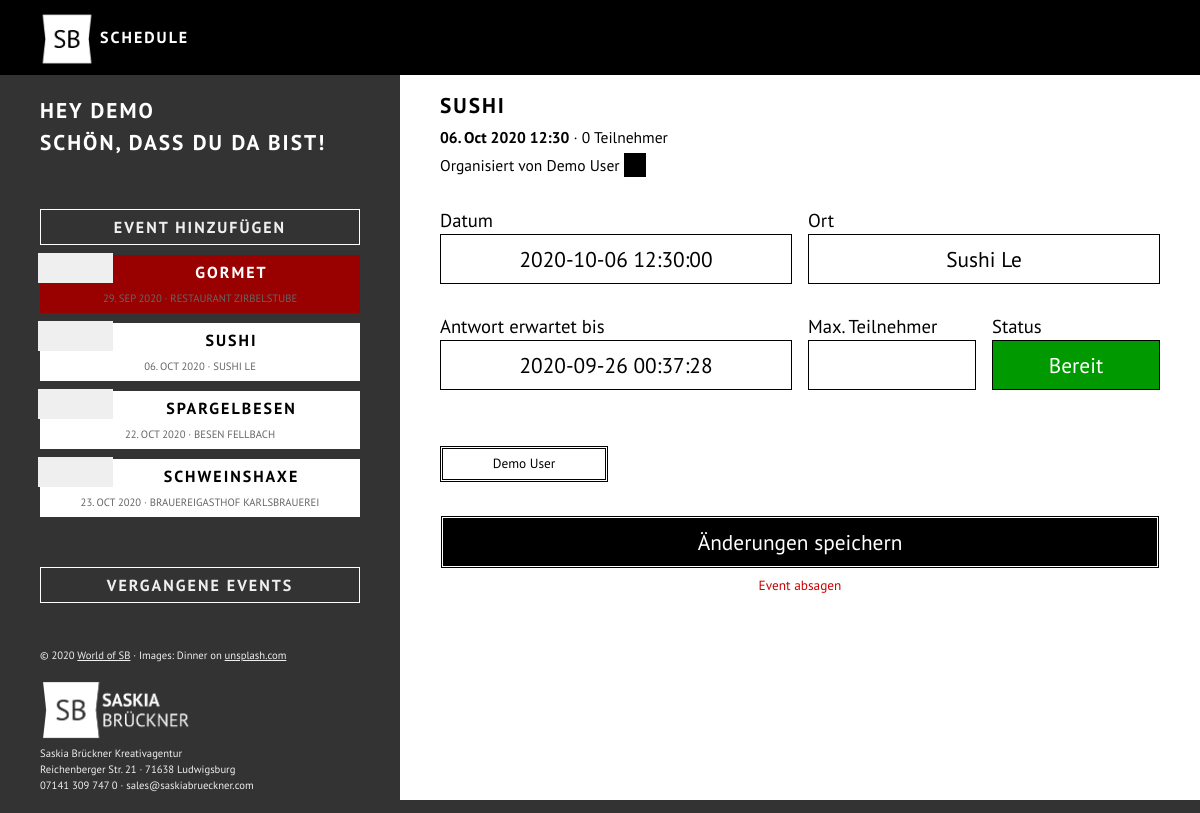
The app's page /index.php?do=showAppt&id=5 (signed in) with its own data.
### tables this page shows
CREATE TABLE `users` (
  `userid` int(9) NOT NULL,
  `firstname` varchar(50) NOT NULL,
  `lastname` varchar(50) NOT NULL,
  `email` varchar(255) NOT NULL,
  `password` varchar(50) NOT NULL,
  `lang` varchar(3) NOT NULL,
  `active` tinyint(1) NOT NULL DEFAULT '1',
  `admin` tinyint(1) NOT NULL DEFAULT '0'
);

CREATE TABLE `appointment` (
  `appointmentid` int(9) NOT NULL,
  `userid` int(9) NOT NULL,
  `title` varchar(255) NOT NULL,
  `address` varchar(255) DEFAULT NULL,
  `apptDate` datetime NOT NULL,
  `created` datetime NOT NULL,
  `updated` datetime DEFAULT NULL,
  `response` datetime DEFAULT NULL,
  `max` int(6) DEFAULT NULL,
  `enabled` tinyint(1) NOT NULL DEFAULT '1'
);

### lang/de.php (called while the page is built)
<?php
$output = [];
$output['address'] = "Ort";
$output['close'] = "Schließen";
$output['email'] = "E-Mail";
$output['hi'] = "Hey";
$output['login'] = "Anmelden";
$output['loginFail'] = "Oops, da stimmt was nicht. Bitte prüfe deine Daten.";
$output['members'] = "Alle Mitglieder";
$output['new'] = "Neu";
$output['nicetoseeyou'] = "Schön, dass du da bist!";
$output['organizer'] = "Organisiert von";
$output['password'] = "Passwort";
$output['save'] = "Speichern";
$output['welcome'] = "Willkommen<br />Bitte melde dich an:";
$output['yourAccount'] = "Dein Konto";
$output['apptAcceptHowMany'] = "Wie viele Personen seid ihr?";
$output['apptAdd'] = "Event hinzufügen";
$output['apptArchived'] = "Vergangene Events";
$output['apptCancel'] = "Event absagen";
$output['apptCancelConfirm'] = "Event absagen... Hmmm... Sicher?";
$output['apptCanceled'] = "Ich habe das Event abgesagt und die Teilnehmer darüber informiert.";
$output['apptCancelMailAfterDetails'] = "Schade, dass es dieses Mal nicht klappt. Doch das nächste Mal kommt bestimmt! Melde dich doch gleich für den nächsten Termin an.\r\n\r\nWir freuen uns!";
$output['apptCancelMailBeforeDetails'] = "Nichts ist schöner als ein tolles Event. Doch manchmal läuft nicht alles wie geplant. Heute müssen wir mit nicht ganz so tollen Nachrichten auf dich zukommen.\r\nDas folgende Event muss leider abgesagt werden:";
$output['apptChangedMail'] = "Alles läuft wie geplant - und doch ein wenig anders. Bitte beachte die Änderungen zum folgenden Event:";
$output['apptChanged'] = "Die Änderungen wurden gespeichert und die Teilnehmer informiert.";
$output['apptConfirmed'] = "Vielen Dank für deine Zusage. Wir freuen uns auf dich!";
$output['apptConfirmedMail'] = "Wow! Schön, dass du dabei bist! Wir haben deine Zusage registriert und freuen uns auf Dich.";
$output['apptDate'] = "Datum";
$output['apptDeclined'] = "Schade, dass du nicht teilnehmen kannst. Vielleicht klappts ja beim nächsten Mal?";
$output['apptDeclinedMail'] = "Oh nein, das ist ja schade. Deine Absage haben wir registriert. Vielleicht klappts ja beim nächsten Mal.";
$output['apptDisabled'] = "Abgesagt";
$output['apptFinished'] = "Vergangen";
$output['apptLocation'] = "Ort";
$output['apptMax'] = "Max. Teilnehmer";
$output['apptNew'] = "Es ist wieder soweit, ein neues Event wurde online gestellt. Melde dich am Besten gleich an:";
$output['apptNone'] = "Kein Event geplant";
$output['apptReady'] = "Bereit";
$output['apptRegistrations'] = "Deine Anmeldungen";
$output['apptResponseDate'] = "Antwort erwartet bis";
$output['apptSaidYes'] = "Teilnehmer";
$output['apptSave'] = "Änderungen speichern";
$output['apptSayNo'] = "Absage";
$output['apptSayYes'] = "Zusage";
$output['apptStatus'] = "Status";
$output['apptTitle'] = "Name des Events";
$output['apptTooMany'] = "Zu viele Teilnehmer. Bitte wende dich an den Organisator des Events.";
$output['apptTN'] = "Teilnehmer";
$output['apptWaitForTN'] = "Warten auf TN";

### classes/CUser.php (called while the page is built, shortened)
<?php
class CUser {
    public function __construct($db) {
        $sql = "SELECT * FROM users WHERE userid = ".$_SESSION['userid'];
        $result = $db->query($sql);
        if($result->num_rows) {
            $data = $result->fetch_assoc();
            $this->firstname = $data['firstname'];
            $this->admin = $data['admin'];
        } else {
            $this->err = 1;
        }
    }
}

### header.php (called while the page is built, shortened)
<?php
include "./classes/CUser.php";
include "./classes/CAppointment.php";
$db = new mysqli($dbhost, $dbuser, $dbpass, $dbbase, $dbport);
if(isset($_SESSION['userid'])) {
    $user = new CUser($db);
    $allAppts = [];
    $result = $db->query("SELECT * FROM appointment WHERE apptDate >= CURDATE() ORDER BY apptDate");
    while($data = $result->fetch_assoc()) {
        $appt = new CAppointment($db, $data['appointmentid']);
    }
}

### classes/CAppointment.php (called while the page is built, shortened)
<?php
class CAppointment {
    public function __construct($db, $appointmentid) {
        $sql = "SELECT * FROM appointment WHERE appointmentid = ".$appointmentid;
        $result = $db->query($sql);
        if($result->num_rows) {
            $data = $result->fetch_assoc();
            $this->appointmentid = $data['appointmentid'];
            $this->userid = $data['userid'];
            $this->title = $data['title'];
            $this->address = $data['address'];
            $this->apptDate = $data['apptDate'];
            $this->response = $data['response'];
            $this->max = $data['max'];
            $this->enabled = $data['enabled'];
        } else {
            $this->err = 1;
        }
    }
}

### index.php (the view, shortened to what this page needs)
<?php
require_once "header.php";
?>
<!DOCTYPE html>
<html lang="de">
<head>
	<link rel="stylesheet" href="./assets/css/fonts.css" type="text/css">
	<link rel="stylesheet" href="./assets/css/style.css" type="text/css">
	<link rel="stylesheet" href="./assets/external/icofont/icofont.min.css" type="text/css">
	<link rel="stylesheet" href="./assets/external/flexboxgrid/flexboxgrid.min.css" type="text/css">
	<link rel="stylesheet" href="./assets/external/jquery/jquery.datetimepicker.min.css" type="text/css">
</head>
<body>
<div id="header">
	<div class="row">
		<div class="col-xs-7 col-sm-5 col-md-5 col-lg-5">
			<div class="box" id="logo">
				<img src="./assets/img/logo/white/Logo-Square-White.png" alt="World of SB">
				Schedule
			</div>
		</div>
		<div class="col-xs-1 col-sm-4 col-md-5 col-lg-5">
			<div class="box">
			</div>
		</div>
		<div class="col-xs-2 col-sm-2 col-md-1 col-lg-1">
		</div>
		<div class="col-xs-2 col-sm-1 col-md-1 col-lg-1">
			<div class="box" id="logout" onclick="javascript:location.href='signin.php'">
				<a href='signin.php'><i class="icofont-exit"></i></a>
			</div>
		</div>
	</div>
</div>
<div id="wrap">
	<div id="ui">
		<div id="userInteraction">
			<div class='heading' style='color: #ffffff'><?=$output['hi'].' '.$user->firstname.'<br />'.$output['nicetoseeyou'];?></div>
				<div class="elements" style='margin-top: 50px'>
					<?php if($user->admin) { ?>
						<div class='attraction' onclick='location.href="index.php?do=apptAdd"' style='background-color: #333333; border: 1px #ffffff solid; color: #efefef'>
							<strong><?=$output['apptAdd'];?></strong>
						</div>
					<?php } ?>
					<?php
					if(count($allAppts) > 0) {
						foreach($allAppts as $appt) {
							$styleBACK = $styleBTN = "";
							if(!$appt->enabled) {
								$styleBACK = "background-color: #990000; color: #ffffff;";
							}
							echo "<div class='attraction' onclick='javascript:location.href=\"index.php?do=showAppt&id=".$appt->appointmentid."\"' style='".$styleBACK."'>";
								echo "<div class='itemIcon' style='".$styleBTN."'>";
									echo "<i class='icofont-spoon-and-fork'></i>";
								echo "</div>";
								echo "<strong>".$appt->title."</strong><br />";
								echo "<small><span class='addr'>".date('d. M Y',strtotime($appt->apptDate))." · ".$appt->address."</span></small>";
							echo "</div>";
						}
					} else {
						echo "<p style='text-align: center; font-size: 10pt;'>".$output['apptNone']."</p>";
					}
					?>
				</div>
				<div class="elements" style='margin-top: 50px;'>
					<div class='attraction' onclick='javascript:location.href="index.php?do=apptArchived"' style='background-color: #333333; border: 1px #ffffff solid; color: #efefef'>
						<strong><?=$output['apptArchived'];?></strong>
					</div>
					<br />
				</div>
				<div id='credits'><br />
					&copy; <?=date('Y');?> <a href='https://saskiabrueckner.com' target='_blank'>World of SB</a> · Images: Dinner on <a href='https://unsplash.com' target='_blank'>unsplash.com</a><br /><br />
					<a href='https://saskiabrueckner.com' target='_blank' style="text-decoration: none;">
						<img src="./assets/img/logo/white/Logo-Full-White.png" height="62px" style="border: 0" onmouseover="this.src='./assets/img/logo/pink/Logo-Full-Pink.png';" onmouseout="this.src='./assets/img/logo/white/Logo-Full-White.png';">
					</a><br />
					Saskia Brückner Kreativagentur<br />Reichenberger Str. 21 · 71638 Ludwigsburg<br />
					07141 309 747 0 · sales@saskiabrueckner.com
				</div>
			</div>
			<div id="uiContentWrap">
				<?php
				echo '<div id="uiContent"';
				echo '>';
					if(isset($_GET['do'])) {
						if(!file_exists("./inc/".strip_tags($_GET['do']).".php")) {
							echo "Function ".strip_tags($_GET['do'])." not yet implemented.";
						} else {
							include("./inc/".strip_tags($_GET['do']).".php");
						}
					}
				echo '</div>';
				?>
		</div>
	</div>
</div>
</body>
</html>

### inc/showAppt.php (shortened to what this page needs)
<?php
$current = strip_tags($_GET['id']);
$found = 0;
foreach($allAppts as $appt) {
	if($appt->appointmentid == $current) {
		$found = 1;
		$current = $appt;
		break;
	}
}
$tnCount = 0;
?>
<form action="index.php?do=showAppt&fkt=save&id=<?=$current->appointmentid;?>" method="POST">
<span class='heading'><?=$current->title;?></span><br />
<small>
	<?php
		echo "<strong>".date('d. M Y H:i', strtotime($current->apptDate))."</strong> · ";
		echo "<span id='tnCount'>".$tnCount."</span> ".$output['apptSaidYes']."<br />";
		$sql = "SELECT firstname, lastname, email FROM users WHERE userid = ".$current->userid.";";
		$result = $db->query($sql);
		$data = $result->fetch_assoc();
		echo $output['organizer']." ".$data['firstname']." ".$data['lastname']." <a href='mailto:".$data['email']."' style='text-decoration: none; color: #ffffff; background-color: #000000; padding: 2px 5px;'><i class='icofont-envelope'> </i></a>";
	?>
</small>
<div class="row">
	<div class="col-xs-12 col-sm-12 col-md-6 col-lg-6">
		<div class="box">
			<br /><?=$output['apptDate'];?><br />
			<input type="text" name="apptDate" id="frmApptDate" placeholder="YYYY-MM-DD HH:MM:SS" value="<?=$current->apptDate;?>" <?php if(!$user->admin || !$current->enabled) echo "readonly"; ?>>
		</div>
	</div>
	<div class="col-xs-12 col-sm-12 col-md-6 col-lg-6">
		<div class="box">
			<br /><?=$output['apptLocation'];?><br />
			<input type="text" name="address" placeholder="<?=$output['address'];?>" value="<?=$current->address;?>" <?php if(!$user->admin || !$current->enabled) echo "readonly"; ?>>
		</div>
	</div>
</div>
<div class="row">
	<div class="col-xs-12 col-sm-12 col-md-6 col-lg-6">
		<div class="box">
			<br /><?=$output['apptResponseDate'];?><br />
			<input type="text" name="apptResponse" id="frmApptResponse" placeholder="YYYY-MM-DD HH:MM:SS" value="<?=$current->response;?>" <?php if(!$user->admin || !$current->enabled) echo "readonly"; ?>>
		</div>
	</div>
	<?php
	if($user->admin) {
		?>
		<div class="col-xs-6 col-sm-6 col-md-3 col-lg-3">
			<div class="box">
				<br /><?=$output['apptMax'];?><br />
				<input type="text" name="maxtn" placeholder="" value="<?=$current->max;?>" <?php if(!$user->admin || !$current->enabled) echo "readonly"; ?>>
			</div>
		</div>
		<div class="col-xs-6 col-sm-6 col-md-3 col-lg-3">
		<?php
	} else {
		echo '<div class="col-xs-12 col-sm-12 col-md-6 col-lg-6">';
	} ?>
		<div class="box">
			<br /><?=$output['apptStatus'];?><br />
			<?php
			echo '<input type="text" value="';
			if($current->enabled) {
				if($current->response > date('Y-m-d H:i:s')) {
					echo $output['apptWaitForTN'];
				} else if($current->apptDate < date('Y-m-d H:i:s')) {
					echo $output['apptFinished'].'" style="color: #c0c0c0;';
				} else {
					echo $output['apptReady'].'" style="background-color: #009900; color: #ffffff;';
				}
			} else {
				echo $output['apptDisabled'].'" style="background-color: #990000; color: #ffffff;';
			}
			echo '" readonly>';
			?>
		</div>
	</div>
</div>
<br />
<br />
<div class="row">
	<?php
	$result = $db->query("SELECT * FROM users ORDER BY lastname");
	while($data = $result->fetch_assoc()) {
		echo '<div class="col-xs-6 col-sm-6 col-md-3 col-lg-3">';
		$result2 = $db->query("SELECT * FROM responses WHERE userid = ".$data['userid']." AND appointmentid = ".$current->appointmentid.";");
		if($result2->num_rows) {
			$data2 = $result2->fetch_assoc();
			switch($data2['response']) {
				case '1':
					echo '<div class="box apptSayYes">';
					echo $data['firstname']." ".$data['lastname']." (".$data2['people'].")";
					$tnCount += $data2['people'];
				break;
				case '-1':
					echo '<div class="box apptSayNo">';
					echo $data['firstname']." ".$data['lastname'];
				break;
				case '0':
					echo '<div class="box apptSayWait">';
					echo $data['firstname']." ".$data['lastname'];
				break;
			}
		} else {
			echo '<div class="box apptSayWait">';
			echo $data['firstname']." ".$data['lastname'];
		}
		echo "</div></div>";
	}
	?>
</div>
<br>
<div style="text-align: center">
	<?php
	if($user->admin && $found == 1 && $current->enabled) {
		echo '<input type="submit" value="'.$output['apptSave'].'" class="btn">';
		echo '<a href="javascript:cancel()" class="btnDelete">'.$output['apptCancel'].'</a>';
	}
	?>
</div>

### records on screen
users: firstname "DEMO", firstname "Demo", lastname "User"
appointment: title "GORMET", apptDate "29. SEP 2020", address "RESTAURANT ZIRBELSTUBE"
appointment: title "SUSHI", apptDate "06. OCT 2020", address "SUSHI LE", apptDate "06. Oct 2020 12:30", apptDate "2020-10-06 12:30:00", address "Sushi Le", apptResponse "2020-09-26 00:37:28"
appointment: title "SPARGELBESEN", apptDate "22. OCT 2020", address "BESEN FELLBACH"
appointment: title "SCHWEINSHAXE", apptDate "23. OCT 2020", address "BRAUEREIGASTHOF KARLSBRAUEREI"

### other values on screen
$output['hi'] "HEY"
$output['nicetoseeyou'] "SCHÖN, DASS DU DA BIST!"
$output['apptAdd'] "EVENT HINZUFÜGEN"
$output['apptArchived'] "VERGANGENE EVENTS"
$tnCount "0"
$output['apptSaidYes'] "Teilnehmer"
$output['organizer'] "Organisiert von"
$output['apptDate'] "Datum"
$output['apptLocation'] "Ort"
$output['apptResponseDate'] "Antwort erwartet bis"
$output['apptMax'] "Max. Teilnehmer"
$output['apptStatus'] "Status"
$output['apptCancel'] "Event absagen"
